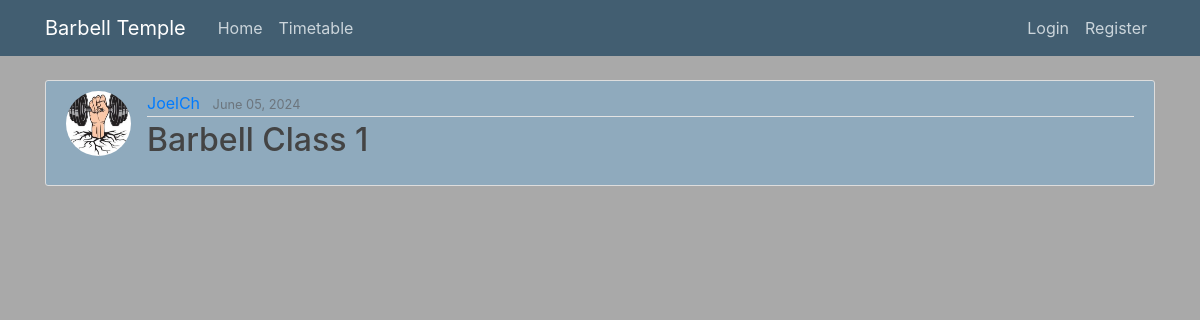
The page / on the database its author committed.
### barbell_classes/models.py (models this page shows, shortened)
class BarbellClass(models.Model):
    title = models.CharField(max_length=100)
    image = CloudinaryField('image', default='placeholder')
    date_posted = models.DateTimeField(default=timezone.now)
    author = models.ForeignKey(User, on_delete=models.CASCADE)
    date = models.TextField(default='')
    duration = models.TextField(default='')
    difficulty = models.TextField(default='')
    description = models.TextField()

### users/models.py (models this page shows, shortened)
class Profile(models.Model):
    user = models.OneToOneField(User, on_delete=models.CASCADE)
    image = models.ImageField(default='default.jpg', upload_to='profile_pictures')

### barbell_classes/views.py (the view)
# urls.py: path('', BarbellClassListView.as_view(), name='barbell_classes-home'),
class BarbellClassListView(ListView):
    model = BarbellClass
    template_name = 'barbell_classes/home.html'
    context_object_name = 'barbellclass_updates'
    ordering = ['-date_posted']

### barbell_classes/templates/barbell_classes/home.html (shortened to what this page needs)
{% extends "barbell_classes/base.html" %}
{% block content %}
    {% for barbellclass_update in barbellclass_updates %}
    <article class="media content-section">
        <img class="rounded-circle article-img" src="{{ barbellclass_update.author.profile.image.url }}">
        <div class="media-body">
            <div class="article-metadata">
                <a class="mr-2" href="#">{{ barbellclass_update.author }}</a>
                <small class="text-muted">{{ barbellclass_update.date_posted|date:"F d, Y" }}</small>
            </div>
            <h2><a class="article-title" href="{% url 'barbellclass-detail' barbellclass_update.id %}">{{ barbellclass_update.title }}</a></h2>
        </div>
    </article>
    {% endfor %}
{% endblock content %}

### barbell_classes/static/barbell_classes/main.css (style rules this page uses)
body { background: gray; color: gray; background-color: darkgray; margin-top: 5rem; }
h1, h2, h3, h4, h5, h6 { color: #444444; }
.content-section { background: #8faabd; padding: 10px 20px; border: 1px solid #dddddd; border-radius: 3px; margin-bottom: 20px; }
.article-title { color: #444444; }
.article-img { height: 65px; width: 65px; margin-right: 16px; }
.article-metadata { padding-bottom: 1px; margin-bottom: 4px; border-bottom: 1px solid #e3e3e3 }

### rows shown on the page
BarbellClass: author.profile.image (picture), author "JoelCh", date_posted "June 05, 2024", title "Barbell Class 1"
